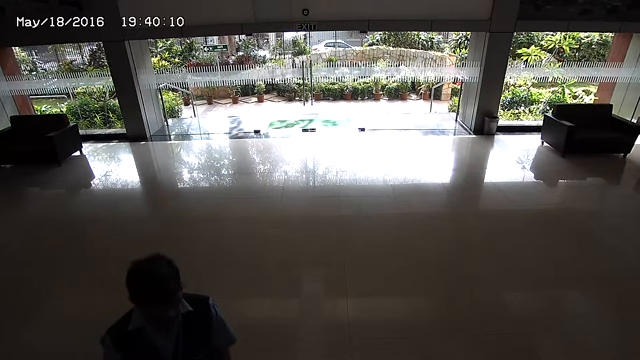
#> input picture frame 105 of QuantizeCompileYolo/V3/test_videos/security_camera.webm, 640 x 360 px, given in place of videoplayback.webm, which was not available
$ python test_video.py
#> lines starting #> are read from the running program, lines starting #| are printed output that depends on the picture; after the words box and inside, x2 and y2 are one past the last pixel; in counts of white or black regions, pixels touching at a corner belong together
import cv2
import time

cap = cv2.VideoCapture("/home/saurav/Desktop/Internship/ML-Internship-Saurav-Paudel/Paper_Implementation/ObjectDetection/UniYOLO/QuantizeCompileYolo/V3/test_videos/videoplayback.webm")
original_fps = cap.get(cv2.CAP_PROP_FPS)
print(original_fps)
delay_ms = int(1000/original_fps)
print(delay_ms)
while True:
    t0 = time.time()
    ret,frame = cap.read()
#> frame is the input picture: shape (360, 640, 3); mean B, G, R 76.7, 81.7, 84.7
    if not ret:
        break
    fps = (1/(time.time() - t0))
    cv2.putText(frame, f"FPS: {fps:.2f}", (10, 30),
                cv2.FONT_HERSHEY_SIMPLEX, 1, (0, 255, 0), 2)
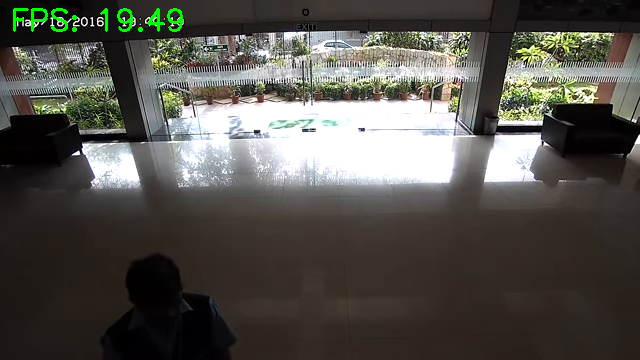
#> frame: shape (360, 640, 3); 0.49% of pixels changed, all inside (x1, y1, x2, y2) = (13, 8, 183, 32)
    cv2.imshow("Video",frame)
    if cv2.waitKey(delay_ms) & 0xFF == ord("q"):
#> (key q is pressed here)
        break
cap.release()
cv2.destroyAllWindows()

$ run again, starting later in the video
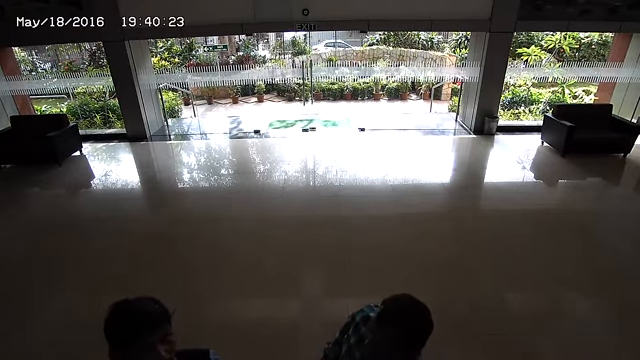
#> input picture frame 475 of QuantizeCompileYolo/V3/test_videos/security_camera.webm, 640 x 360 px, given in place of videoplayback.webm, which was not available
#> frame is the input picture: shape (360, 640, 3); mean B, G, R 76.4, 81.5, 84.6
#> `cv2.putText(frame, f"FPS: {fps:.2f}", (10, 30), cv2.FONT_HERSHEY_SIMPL..`:
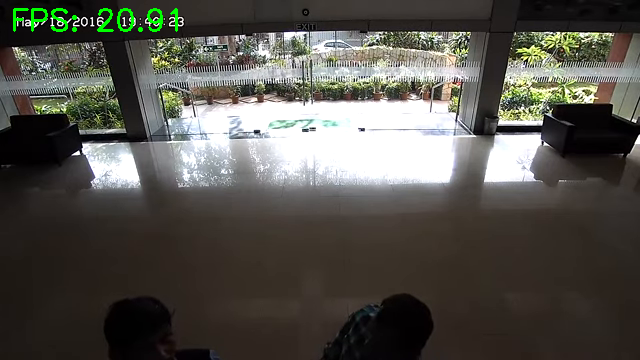
#> frame: shape (360, 640, 3); 0.49% of pixels changed, all inside (x1, y1, x2, y2) = (13, 8, 178, 32)

$ run again, starting later in the video
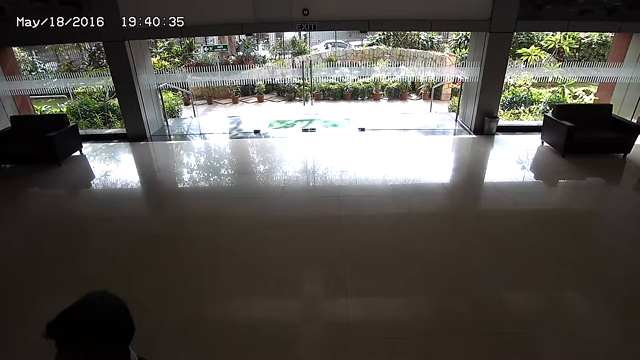
#> input picture frame 845 of QuantizeCompileYolo/V3/test_videos/security_camera.webm, 640 x 360 px, given in place of videoplayback.webm, which was not available
#> frame is the input picture: shape (360, 640, 3); mean B, G, R 76.8, 82, 85.3
#> `cv2.putText(frame, f"FPS: {fps:.2f}", (10, 30), cv2.FONT_HERSHEY_SIMPL..`:
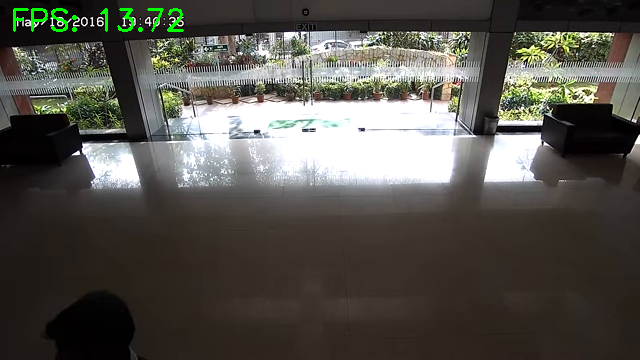
#> frame: shape (360, 640, 3); 0.45% of pixels changed, all inside (x1, y1, x2, y2) = (13, 8, 184, 32)
